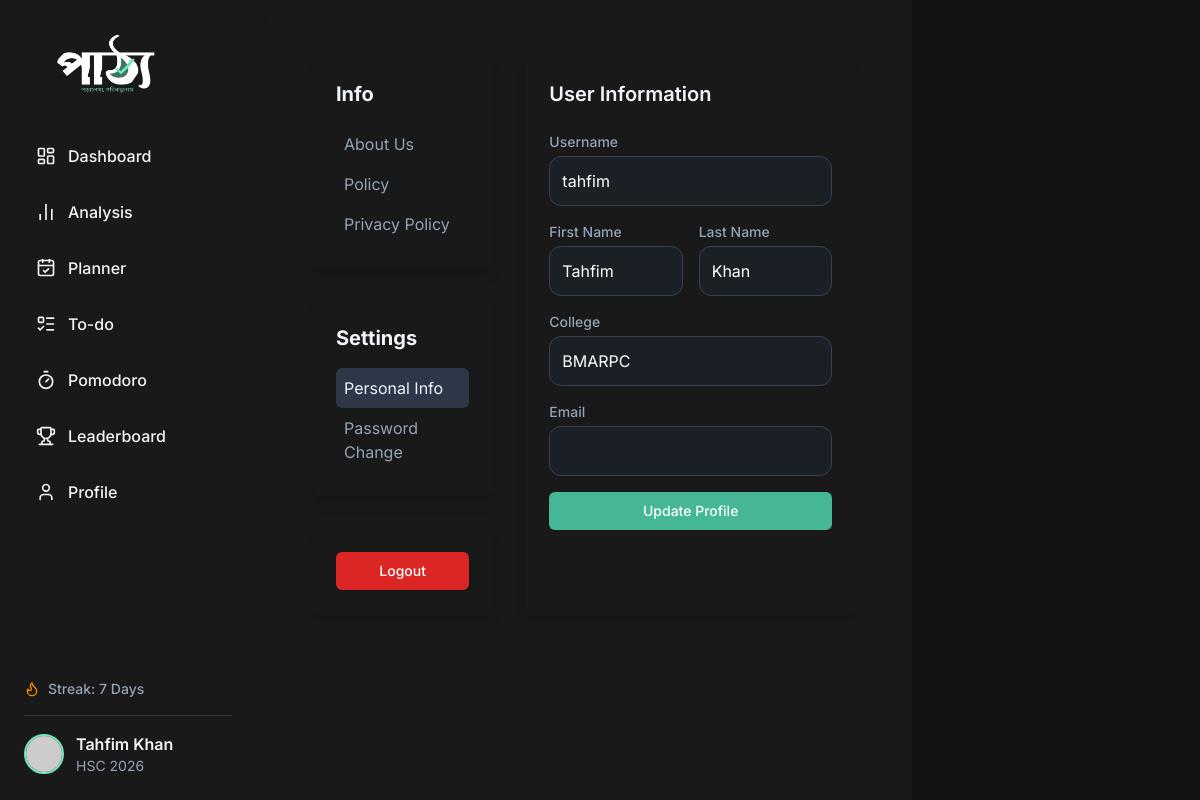
The app's page /profile/ (signed in), older data.
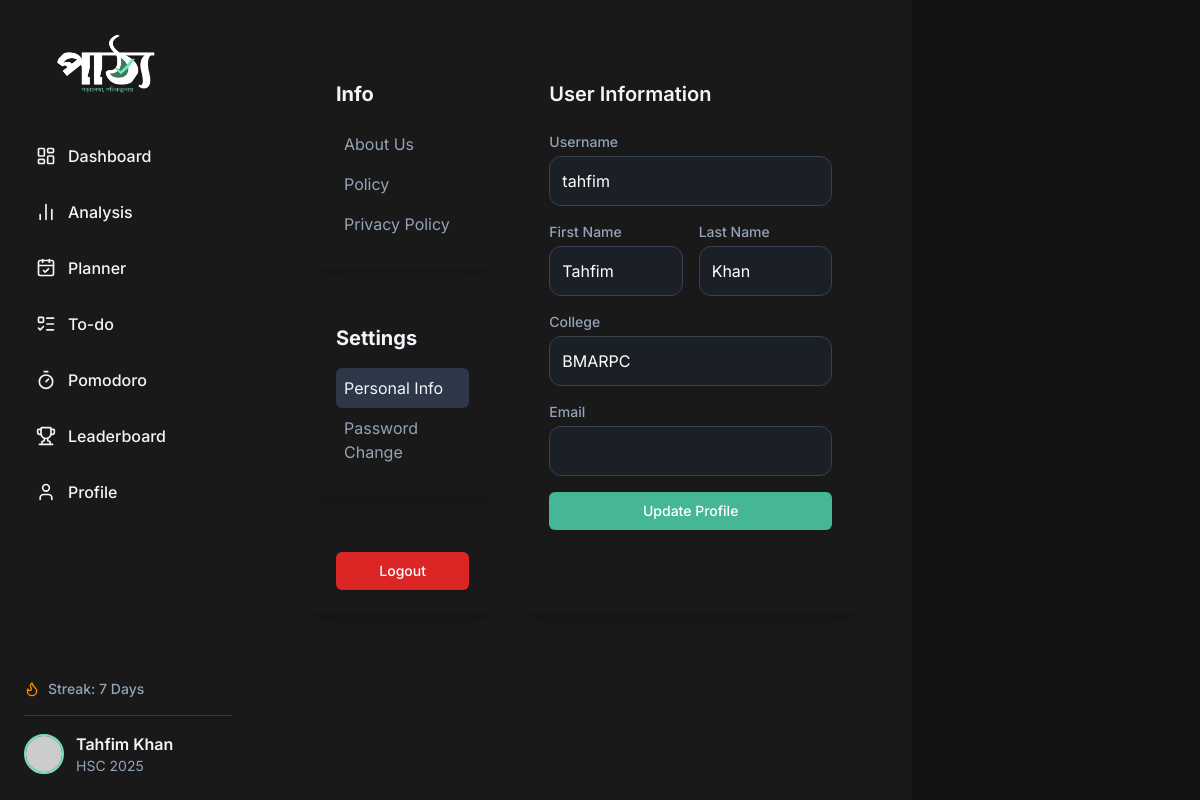
The same page, newer data.
### users/models.py (models this page shows, shortened)
class UserProfile(AbstractUser):
    STREAMS = [
        ('hsc', 'HSC'),
        ('eng', 'Engineering'),
        ('med', 'Medical'),
        ('var', 'Varsity')
    ]
    HSC_YEAR_CHOICES = [
        (2025, '2025'),
        (2026, '2026'),
        (2027, '2027'),
        (2028, '2028')
    ]
    stream = models.CharField(max_length=20, choices=STREAMS, default='hsc')
    show_on_leaderboard = models.BooleanField(default=True)
    avatar = models.URLField(blank=True, null=True)
    xp = models.PositiveIntegerField(default=0)
    streak = models.PositiveIntegerField(default=0)
    college = models.CharField(max_length=100, blank=True, null=True)
    hscyear = models.PositiveIntegerField(blank=True, null=True, choices=HSC_YEAR_CHOICES)
    last_login_date = models.DateField(auto_now=True, null=True, blank=True)
    overall_progress_cache = models.FloatField(default=0.0)
    @property
    def is_profile_complete(self):
        if self.hscyear is None or not self.college:
            return False
        return True

### core/views.py (the view, shortened to what this page needs)
# urls.py: path("profile/", views.profile_view, name="profile"),
@login_required
def profile_view(request):
    storage = messages.get_messages(request)
    storage.used = True
    return render(request, 'core/profile.html')

### core/templates/core/profile.html (shortened to what the changed rows need)
{% extends "core/layout.html" %}
{% block body %}
<div class="px-4 sm:px-6 lg:px-8 py-8">
    <div class="flex flex-col md:flex-row gap-8 w-full max-w-screen-lg mx-auto">
        <div class="flex flex-col w-full md:w-1/3 gap-8">
            <div class="shadow-lg rounded-lg p-6 bg-[var(--color-card-bg-dark)]">
                <h2 class="text-xl font-bold text-[var(--color-text-dark)] mb-4">Info</h2>
            </div>
            <div class="shadow-lg rounded-lg p-6 bg-[var(--color-card-bg-dark)]">
                <h2 class="text-xl font-bold text-[var(--color-text-dark)] mb-4">Settings</h2>
            </div>
        </div>
        <div class="flex-1 shadow-lg rounded-lg p-6 bg-[var(--color-card-bg-dark)] md:w-2/3">
            <div id="personal-info" class="content-section active-section space-y-6">
                <h2 class="text-xl font-semibold text-[var(--color-text-dark)] mb-4">User Information</h2>
                <form method="post" class="space-y-4">
                    <div>
                        <label for="username" class="block text-sm font-medium text-[var(--color-gray-text-dark)]">Username</label>
                        <input type="text" id="username" name="username" value="{{ request.user.username }}" class="mt-1 block w-full p-3 rounded-xl bg-gray-800/50 text-white border border-gray-700 focus:outline-none focus:border-blue-500">
                    </div>
                    <div class="grid grid-cols-1 md:grid-cols-2 gap-4">
                        <div>
                            <label for="first_name" class="block text-sm font-medium text-[var(--color-gray-text-dark)]">First Name</label>
                            <input type="text" id="first_name" name="first_name" value="{{ request.user.first_name|default_if_none:'' }}" class="mt-1 block w-full p-3 rounded-xl bg-gray-800/50 text-white border border-gray-700 focus:outline-none focus:border-blue-500">
                        </div>
                        <div>
                            <label for="last_name" class="block text-sm font-medium text-[var(--color-gray-text-dark)]">Last Name</label>
                            <input type="text" id="last_name" name="last_name" value="{{ request.user.last_name|default_if_none:'' }}" class="mt-1 block w-full p-3 rounded-xl bg-gray-800/50 text-white border border-gray-700 focus:outline-none focus:border-blue-500">
                        </div>
                    </div>
                    <div>
                        <label for="college" class="block text-sm font-medium text-[var(--color-gray-text-dark)]">College</label>
                        <input type="text" id="college" name="college" value="{{ request.user.college|default_if_none:'' }}" class="mt-1 block w-full p-3 rounded-xl bg-gray-800/50 text-white border border-gray-700 focus:outline-none focus:border-blue-500">
                    </div>
                </form>
            </div>
        </div>
        </div>
    </div>
</div>
{% endblock %}

### core/templates/core/layout.html (shortened to what the changed rows need)
{% load static %}
{% load sidebar_tags %}
<!DOCTYPE html>
<html lang="en">
<head>
    <script src="https://cdn.tailwindcss.com"></script>
    <link rel="stylesheet" href="{% static 'core/main.css' %}">
</head>
<body class="bg-[var(--color-bg-dark)] text-[var(--color-text-dark)] flex min-h-screen">
    <aside id="left-sidebar" class="bg-[var(--color-card-bg-dark)] shadow-xl flex flex-col justify-between w-64 flex-shrink-0 h-screen fixed top-0 left-0 z-40 md:translate-x-0 -translate-x-full transition-transform duration-300 ease-in-out md:pt-0 pt-16 overflow-x-hidden">
        <div class="p-6">
            <div class="flex items-center mb-4 text-sm font-medium text-[var(--color-gray-text-dark)]">
                <i data-lucide="flame" class="w-4 h-4 mr-2 text-[var(--color-accent-light)]"></i>
                <span>Streak: {{ request.user.streak|default:0 }} Days</span>
            </div>
            <a href="{% url 'profile' %}" class="block pt-4 border-t border-[var(--color-border-dark)]">
                <div class="flex items-center">
                    <div>
                        <p class="font-semibold text-[var(--color-text-dark)]">{{ request.user.first_name }} {{ request.user.last_name }}</p>
                        <p class="text-sm text-[var(--color-gray-text-dark)]">{{ request.user.get_stream_display }} {{ request.user.hscyear|stringformat:"s" }}</p>
                    </div>
                </div>
            </a>
        </div>
    </aside>
    <div class="flex-1 flex flex-col w-full md:ml-64 md:mr-72 pt-16 md:pt-0">
        <div class="flex flex-1 overflow-hidden">
            <main class="p-4 md:p-6 flex-1 overflow-y-auto bg-[var(--color-card-bg-dark)] shadow-lg min-h-[300px] min-w-0">
                {% block body %}{% endblock %}
        </div>
</body>
</html>

Row changes from the older to the newer data that the page shows:
changed UserProfile "Tahfim": user.hscyear "2026" → "2025"
